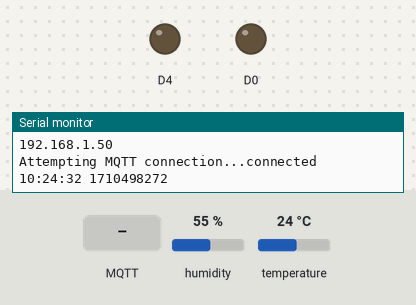
The sketch below on a simulated ESP8266 (NodeMCU). Shown: output pins drawn as LEDs (lit = HIGH), the last lines printed to the serial monitor. Inputs (shaded band) come from the test bench; at power-on: humidity 55 %, temperature 24 °C. WiFi joins after 1.5 s; servers stay silent unless stated; network time is answered at once with the bench clock; the local clock reads 2024-03-15 10:24:30 at power-on unless the sketch sets it; random numbers use the default seed unless the sketch sets one; no MQTT or app messages arrive unless stated.

Above: at 2.7 s.
2.8 s: MQTT message "1" arrives on the first subscribed topic
At 10.7 s:
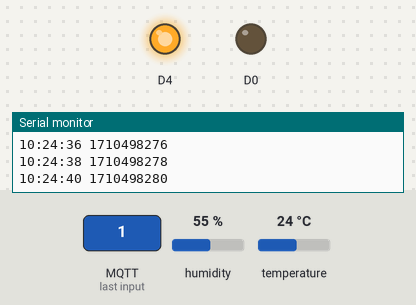
11.5 s: MQTT message "on" arrives on the first subscribed topic
At 11.9 s:
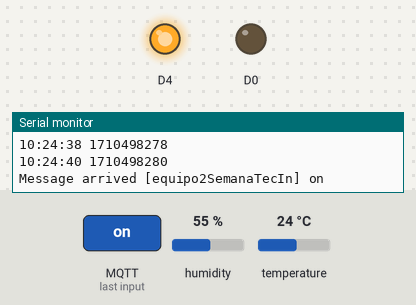
13.0 s: MQTT message "off" arrives on the first subscribed topic
At 20.25 s:
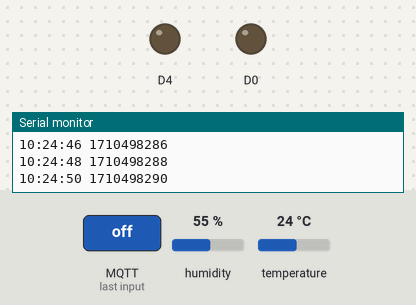
Timing chart, 0 to 20.5 s (numbered marks = the images above; inputs shaded):
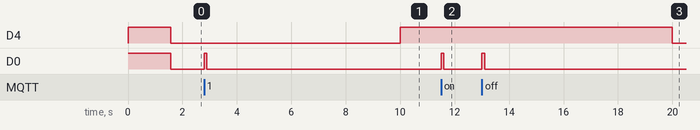

Measured:
- after the input at 2.8 s, D0: LOW → HIGH at once, → LOW 0.10 s later
- after the input at 11.5 s, D0: LOW → HIGH at once, → LOW 0.10 s later
- after the input at 13.0 s, D0: LOW → HIGH at once, → LOW 0.10 s later

The sketch:

mqtt_esp8266_Base4.ino
```cpp
#include <ESP8266WiFi.h>
#include <PubSubClient.h>
#include <NTPClient.h>
#include <WiFiUdp.h>
#include "DHT.h"

#define DHTTYPE DHT11
#define DHTPIN D1
DHT dht(DHTPIN, DHTTYPE);

#define NTP_OFFSET   0 //-21600            // In seconds
#define NTP_INTERVAL 60 * 1000    // In miliseconds
#define NTP_ADDRESS  "cronos.cenam.mx" //europe.pool.ntp.org
WiFiUDP ntpUDP;
NTPClient timeClient(ntpUDP, NTP_ADDRESS, NTP_OFFSET, NTP_INTERVAL);


// Update these with values suitable for your network.

const char* ssid = "Galaxy Note20cf62";
const char* password = "muyg5147";
const char* mqtt_server = "broker.mqtt-dashboard.com";
const char* topico_salida = "equipo2SemanaTecOut";
const char* topico_entrada = "equipo2SemanaTecIn";


WiFiClient espClient;
PubSubClient client(espClient);
unsigned long lastMsg = 0;
#define MSG_BUFFER_SIZE	(80)
char msg[MSG_BUFFER_SIZE];
int value = 0;

unsigned long ciclo1 = 0;
unsigned long ciclo2 = 0;
unsigned long ciclo3 = 0;
unsigned long ciclo4 = 0;
unsigned long ciclo5 = 0;


// We start by connecting to a WiFi network
void setup_wifi() {

  delay(10);
  Serial.println();
  Serial.print("Connecting to ");
  Serial.println(ssid);

  WiFi.mode(WIFI_STA);
  WiFi.begin(ssid, password);

  while (WiFi.status() != WL_CONNECTED) {
    delay(500);
    Serial.print(".");
  }

  randomSeed(micros());
  Serial.println("");
  Serial.println("WiFi connected");
  Serial.println("IP address: ");
  Serial.println(WiFi.localIP());
}

void callback(char* topic, byte* payload, unsigned int length) {
  Serial.print("Message arrived [");
  Serial.print(topic);
  Serial.print("] ");
  for (int i = 0; i < length; i++) {
    Serial.print((char)payload[i]);
  }
  Serial.println();
  digitalWrite(D0, HIGH);
  delay(100);
  digitalWrite(D0, LOW);

                              // Switch on the LED if an 1 was received as first character
//  if ((char)payload[0] == '1') {
//    digitalWrite(D6, HIGH);   // Turn the LED on (Note that LOW is the voltage level
                              // but actually the LED is on; this is because
                              // it is active low on the ESP-01). No es cierto en D6.
//  } else {
//    digitalWrite(D6, LOW);    // Turn the LED off by making the voltage HIGH
//  }

}


//Aquí conecta o reconecta.
void reconnect() {
  // Loop until we're reconnected
  while (!client.connected()) {
    Serial.print("Attempting MQTT connection...");
    // Create a random client ID
    String clientId = "ESP8266Client-";
    clientId += String(random(0xffff), HEX);
    // Attempt to connect
    if (client.connect(clientId.c_str())) {
      Serial.println("connected");
      // Once connected, publish an announcement...
      //client.publish("outTopic", "hello world");
      client.subscribe(topico_entrada);
      client.subscribe(topico_salida);
      client.publish(topico_salida, "hello world");
      // ... and resubscribe
      //client.subscribe("inTopic");

    } else {
      Serial.print("failed, rc=");
      Serial.print(client.state());
      Serial.println(" try again in 5 seconds");
      // Wait 5 seconds before retrying
      delay(5000);
    }
  }
}

void setup() {
  pinMode(D0, OUTPUT);
  pinMode(D3, INPUT);
  pinMode(D4, OUTPUT);

  digitalWrite(D0, HIGH);
  digitalWrite(D4, HIGH);
  Serial.begin(115200);
  dht.begin();
  timeClient.begin();
  //timeClient.setTimeOffset(-21600);

  setup_wifi();
  client.setServer(mqtt_server, 1883);
  client.setCallback(callback);
  if (!client.connected()) {
    reconnect();
  }
  digitalWrite(D0, LOW);
  digitalWrite(D4, LOW);
}


void proceso1() {
  float t = dht.readTemperature();
  //Serial.print("Temperatura: ");
  //Serial.println(t);
  snprintf (msg, MSG_BUFFER_SIZE, "{\"dispositivo\":\"IoT_0\",\"tipo\":\"temperatura\",\"dato\":%.2f}", t);
  //Serial.print("Publish message: ");
  //Serial.println(msg);
  //client.publish(topico_salida, msg);
  client.publish(topico_entrada, msg);
}

void proceso2() {
  //const int analog_p = A0;
  //unsigned int analog_in = analogRead(analog_p);
  //analogWrite(D1, analog_in/4);
  //snprintf (msg, MSG_BUFFER_SIZE, "{\"dispositivo\":\"IoT_0\",\"tipo\":\"lumi\",\"dato\":%d}", ((1024-analog_in)*100)/(1024-50));
//  Serial.print("Publish message: ");
//  Serial.println(msg);
  //client.publish(topico_salida, msg);
  //client.publish(topico_entrada, msg);
}

void proceso3() {
  timeClient.update();
  String formattedTime = timeClient.getFormattedTime();
  unsigned long epochTime = timeClient.getEpochTime();
  Serial.print(formattedTime);
  Serial.print(" ");
  Serial.println(epochTime);
}


void proceso4() {
  float h = dht.readHumidity();
  //Serial.print("Humedad: ");
  //Serial.println(t);
  snprintf (msg, MSG_BUFFER_SIZE, "{\"dispositivo\":\"IoT_0\",\"tipo\":\"humedad\",\"dato\":%.2f}", h);
  //Serial.print("Publish message: ");
  //Serial.println(msg);
  //client.publish(topico_salida, msg);
  client.publish(topico_entrada, msg);
}

void proceso5() {
  if (digitalRead(D4) == LOW) {
    digitalWrite(D4, HIGH);
  }
  else{
    digitalWrite(D4, LOW);
  }

}


void loop() {

  if (!client.connected()) {
    reconnect();
  }
  client.loop();

  unsigned long now = millis();
  if (now - ciclo1 > 5000) {ciclo1 = now;proceso1();}
  if (now - ciclo2 > 6300) {ciclo2 = now;proceso2();}
  if (now - ciclo3 > 2000) {ciclo3 = now;proceso3();}
  if (now - ciclo4 > 4300) {ciclo4 = now;proceso4();}
  if (now - ciclo5 > 10000) {ciclo5 = now;proceso5();}

}
```
